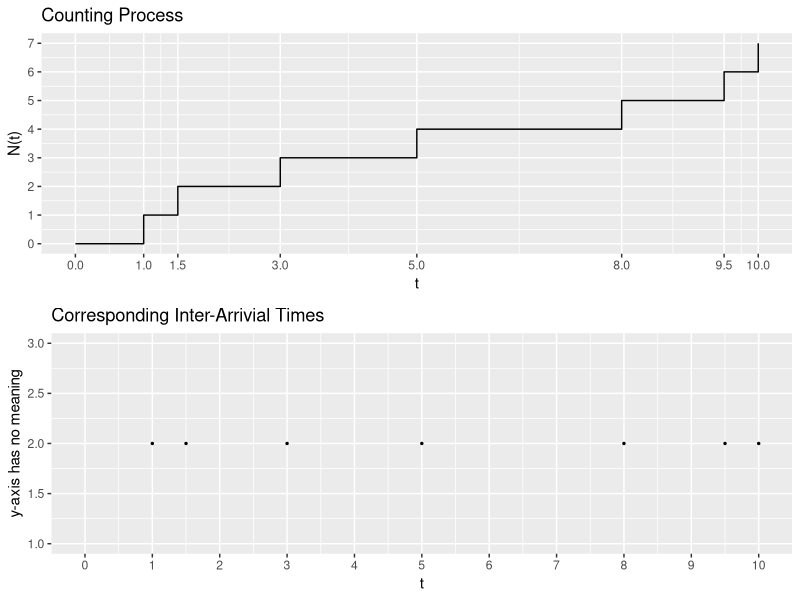

Source code (R):
## ---- chunk 1
library(tidyverse)
library(ggplot2)
## ---- chunk 2
X = c(0, 1, 1.5, 3, 5, 8, 9.5, 10)
## ---- chunk 3
df_Counting = tibble(
  x = X, 
  y = 0:(length(X) - 1) #1:(length(X)) #
)

p_Counting <- ggplot(data=df_Counting, mapping=aes(x=x, y=y)) +
  geom_step() + 
  labs(title = "Counting Process", 
       x = "t", 
       y = "N(t)") +
  scale_x_continuous(limits = c(0, 10), breaks = df_Counting$x) + 
  scale_y_continuous(limits = c(0, length(df_Counting$x) - 1), breaks = seq(0, 10, by = 1))
#p_Counting
## ---- chunk 4
# Plot time plot
df_Counting <- df_Counting %>% add_column(
  t_fix = c(0, rep(2, length(df_Counting$x) - 1)) # so that no point at t = 0
  #t_fix = rep(2, length(df_HPP$x))
) 

p_Counting_time <- ggplot(data=df_Counting, mapping=aes(x=x, y=t_fix)) +
  geom_point(size=0.5) + 
  ylim(c(1,3)) +
  labs(title = "Corresponding Inter-Arrivial Times", 
       x = "t", 
       y = "y-axis has no meaning") + 
  scale_x_continuous(limits = c(0, 10), breaks = seq(0, 10, by = 1))
#p_Counting_time
## ---- chunk 5
require(gridExtra)
grid.arrange(p_Counting, p_Counting_time)
